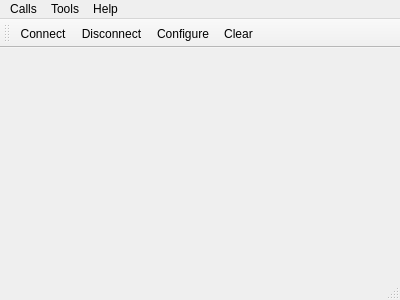
<?xml version="1.0" encoding="UTF-8"?>
<ui version="4.0">
 <class>MainWindow</class>
 <widget class="QMainWindow" name="MainWindow">
  <property name="geometry">
   <rect>
    <x>0</x>
    <y>0</y>
    <width>400</width>
    <height>300</height>
   </rect>
  </property>
  <property name="windowTitle">
   <string>Serial Terminal</string>
  </property>
  <widget class="QWidget" name="centralWidget">
   <layout class="QVBoxLayout" name="verticalLayout"/>
  </widget>
  <widget class="QMenuBar" name="menuBar">
   <property name="geometry">
    <rect>
     <x>0</x>
     <y>0</y>
     <width>400</width>
     <height>19</height>
    </rect>
   </property>
   <widget class="QMenu" name="menuCalls">
    <property name="title">
     <string>Calls</string>
    </property>
    <addaction name="actionConnect"/>
    <addaction name="actionDisconnect"/>
    <addaction name="separator"/>
    <addaction name="actionQuit"/>
   </widget>
   <widget class="QMenu" name="menuTools">
    <property name="title">
     <string>Tools</string>
    </property>
    <addaction name="actionConfigure"/>
    <addaction name="actionClear"/>
   </widget>
   <widget class="QMenu" name="menuHelp">
    <property name="title">
     <string>Help</string>
    </property>
    <addaction name="actionAbout"/>
    <addaction name="actionAboutQt"/>
   </widget>
   <addaction name="menuCalls"/>
   <addaction name="menuTools"/>
   <addaction name="menuHelp"/>
  </widget>
  <widget class="QToolBar" name="mainToolBar">
   <attribute name="toolBarArea">
    <enum>TopToolBarArea</enum>
   </attribute>
   <attribute name="toolBarBreak">
    <bool>false</bool>
   </attribute>
   <addaction name="actionConnect"/>
   <addaction name="actionDisconnect"/>
   <addaction name="actionConfigure"/>
   <addaction name="actionClear"/>
  </widget>
  <widget class="QStatusBar" name="statusBar"/>
  <action name="actionAbout">
   <property name="text">
    <string>&amp;About</string>
   </property>
   <property name="toolTip">
    <string>About program</string>
   </property>
   <property name="shortcut">
    <string>Alt+A</string>
   </property>
  </action>
  <action name="actionAboutQt">
   <property name="text">
    <string>About Qt</string>
   </property>
  </action>
  <action name="actionConnect">
   <property name="icon">
    <iconset resource="terminal.qrc">
     <normaloff>:/images/connect.png</normaloff>:/images/connect.png</iconset>
   </property>
   <property name="text">
    <string>C&amp;onnect</string>
   </property>
   <property name="toolTip">
    <string>Connect to serial port</string>
   </property>
   <property name="shortcut">
    <string>Ctrl+O</string>
   </property>
  </action>
  <action name="actionDisconnect">
   <property name="icon">
    <iconset resource="terminal.qrc">
     <normaloff>:/images/disconnect.png</normaloff>:/images/disconnect.png</iconset>
   </property>
   <property name="text">
    <string>&amp;Disconnect</string>
   </property>
   <property name="toolTip">
    <string>Disconnect from serial port</string>
   </property>
   <property name="shortcut">
    <string>Ctrl+D</string>
   </property>
  </action>
  <action name="actionConfigure">
   <property name="icon">
    <iconset resource="terminal.qrc">
     <normaloff>:/images/settings.png</normaloff>:/images/settings.png</iconset>
   </property>
   <property name="text">
    <string>&amp;Configure</string>
   </property>
   <property name="toolTip">
    <string>Configure serial port</string>
   </property>
   <property name="shortcut">
    <string>Alt+C</string>
   </property>
  </action>
  <action name="actionClear">
   <property name="icon">
    <iconset resource="terminal.qrc">
     <normaloff>:/images/clear.png</normaloff>:/images/clear.png</iconset>
   </property>
   <property name="text">
    <string>C&amp;lear</string>
   </property>
   <property name="toolTip">
    <string>Clear data</string>
   </property>
   <property name="shortcut">
    <string>Alt+L</string>
   </property>
  </action>
  <action name="actionQuit">
   <property name="icon">
    <iconset resource="terminal.qrc">
     <normaloff>:/images/application-exit.png</normaloff>:/images/application-exit.png</iconset>
   </property>
   <property name="text">
    <string>&amp;Quit</string>
   </property>
   <property name="shortcut">
    <string>Ctrl+Q</string>
   </property>
  </action>
 </widget>
 <layoutdefault spacing="6" margin="11"/>
 <resources>
  <include location="terminal.qrc"/>
 </resources>
 <connections/>
</ui>
